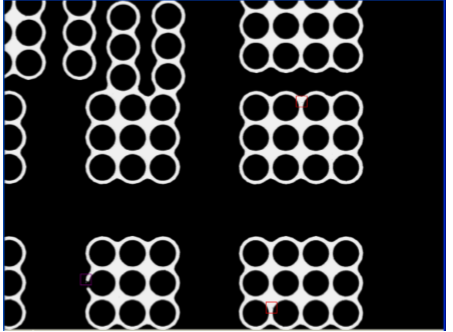
#> input picture flawdetection.PNG, 453 x 332 px
$ python numshowrects.py
#> lines starting #> are read from the running program, lines starting #| are printed output that depends on the picture
import cv2
im=cv2.imread("flawdetection.PNG")
#> im is the input picture: shape (332, 453, 3); mean B, G, R 45.2, 43.9, 43.5

# 讀取圖檔
#im = cv2.imread('image.jpg')

# 建立 Selective Search 分割器
ss = cv2.ximgproc.segmentation.createSelectiveSearchSegmentation()

# 設定要進行分割的圖形
ss.setBaseImage(im)

# 使用快速模式（精準度較差）
ss.switchToSelectiveSearchFast()

# 使用精準模式（速度較慢）
# ss.switchToSelectiveSearchQuality()

# 執行 Selective Search 分割
rects = ss.process()

print('候選區域總數量： {}'.format(len(rects)))

# 要顯示的候選區域數量
numShowRects = 100

# 每次增加或減少顯示的候選區域數量
increment = 50

while True:
  # 複製一份原始影像
  imOut = im.copy()

  # 以迴圈處理每一個候選區域
  for i, rect in enumerate(rects):
      # 以方框標示候選區域
      if (i < numShowRects):
          x, y, w, h = rect
          cv2.rectangle(imOut, (x, y), (x+w, y+h), (0, 255, 0), 1, cv2.LINE_AA)
      else:
          break
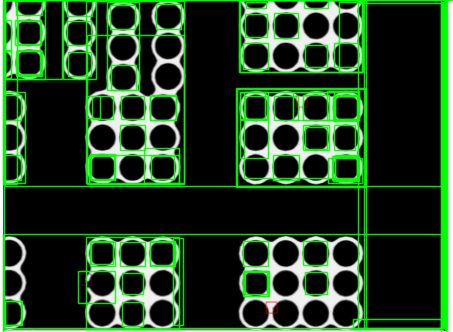
#> imOut: shape (332, 453, 3); mean B, G, R 33.4, 66.6, 33.5

  # 顯示結果
  cv2.imshow("Output", imOut)

  # 讀取使用者所按下的鍵
  k = cv2.waitKey(0) & 0xFF
#> (key Esc is pressed here)

  # 若按下 m 鍵，則增加 numShowRects
  if k == 109:
      numShowRects += increment
  # 若按下 l 鍵，則減少 numShowRects
  elif k == 108 and numShowRects > increment:
      numShowRects -= increment
  # 若按下 q 鍵，則離開
  elif k == 113:
      break

# 關閉圖形顯示視窗
cv2.destroyAllWindows()
